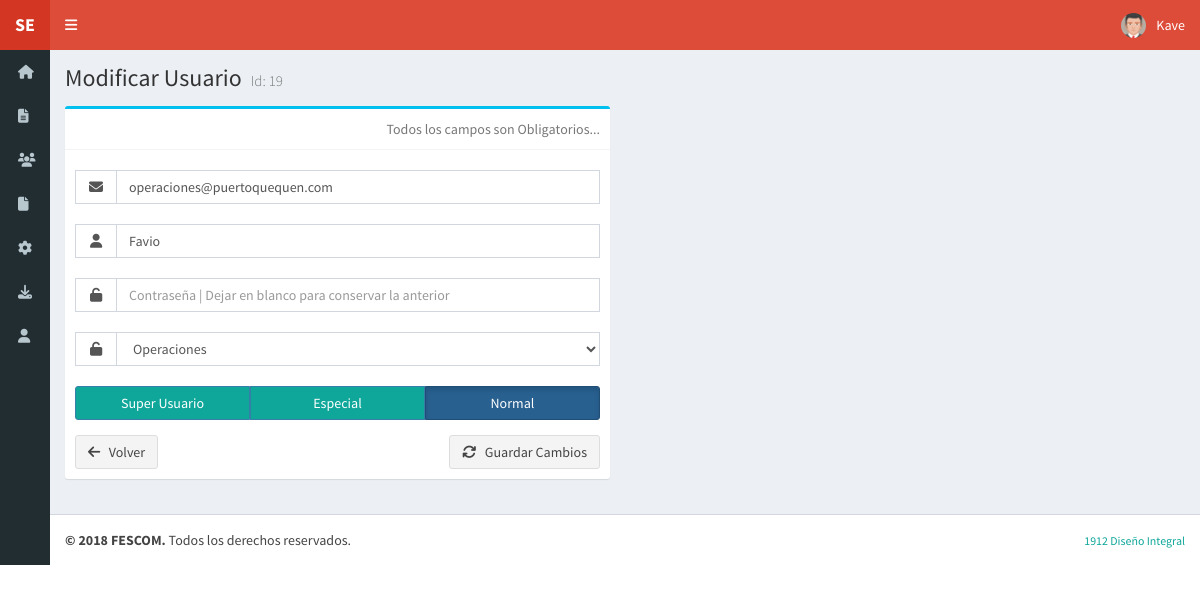
Page /adm/usr-cc.php?Id=19 (signed in) on the committed database.
### tables this page shows
CREATE TABLE `usuarios` (
  `user_id` int(5) NOT NULL AUTO_INCREMENT,
  `user_name` varchar(25) NOT NULL,
  `user_email` varchar(35) NOT NULL,
  `user_password` varchar(255) NOT NULL,
  `user_level` tinyint(4) NOT NULL,
  `user_area` smallint(6) NOT NULL,
  `user_img` varchar(30) NOT NULL,
  `user_validate` tinyint(1) NOT NULL,
  PRIMARY KEY (`user_id`),
  UNIQUE KEY `email` (`user_email`)
);

CREATE TABLE `me_destino_exp` (
  `Id` smallint(6) NOT NULL,
  `Nombre` varchar(50) NOT NULL,
  PRIMARY KEY (`Id`)
);

### adm/usr-cc.php (the view, shortened to what this page needs)
<?php
$iniUrl = '../';
include($iniUrl . 'header.php');
if(isset($_POST['btn-signup'])) {
	$email = $mysqli->real_escape_string(trim($_POST['m_email']));
	$name = $mysqli->real_escape_string(trim($_POST['m_name']));
	$password = $mysqli->real_escape_string(trim($_POST['m_password']));
	$level = $_POST['m_level'];
	$area = $_POST['m_destino'];
	if (!empty($password)) {
		$new_password = password_hash($password, PASSWORD_DEFAULT);
	}
	$result = $mysqli->query("SELECT user_email FROM usuarios WHERE user_email='$email'");
	$filas = $result->num_rows;
	if (empty( $filas )) {
		$msg = '<div class="alert alert-danger"><i class="fa fa-remove"></i> &nbsp; ' . $email . ' no se encuentra registrado...</div>';
	} else {
		if (!empty($password)) {
			$query = $mysqli->prepare("UPDATE usuarios SET user_name = ?, user_password = ?, user_level = ?, user_area = ? WHERE user_email = ?");
			$query->bind_param('ssiis', $name, $new_password, $level, $area, $email);
		} else {
			$query = $mysqli->prepare("UPDATE usuarios SET user_name = ?, user_level = ?, user_area = ? WHERE user_email = ?");
			$query->bind_param('siis', $name, $level, $area, $email);
		}
		if($query->execute()) {
				$msg = '<div class="alert alert-success"><i class="fa fa-check"></i> &nbsp; ' . $name . ' ha sido modificado.</div>';
		}	else {
				$msg = '<div class="alert alert-danger"><i class="fa fa-ban"></i> &nbsp; Ha ocurrido un error...</div>';
		}
		$query->close();
	}
	$mysqli->close();
	?>
	<div class="content-wrapper">
		<section class="content">
			<?php echo $msg; ?>
			<div class="form-group">
				<button type="button" class="btn btn-default pull-left" onclick="location.href='index.php'"><i class="fa fa-arrow-left"></i> &nbsp; Volver a Usuarios</button>
				<button type="button" class="btn btn-default pull-right" onclick="location.href='<?php echo $iniUrl; ?>index.php'"><i class="fa fa-arrow-up"></i> &nbsp; Inicio</button>
      </div>
		</section>
	</div>
	<?php
	exit;
} else {
	$sql = "SELECT ALL Id, Nombre FROM me_destino_exp";
	if (!$tbl_destinos = $mysqli->query($sql)) {
			echo "<h2>Error en la Consulta SQL | Destino.</h2>";
			exit;
	}
	$usr_id = $_GET['Id'];
	$sql = "SELECT * FROM usuarios WHERE user_id = " . $usr_id;
	if (!$result = $mysqli->query($sql)) {
			echo "<h2>Error en la Consulta SQL | Usuarios.</h2>";
			exit;
	}	else {
		$usr_act = $result->fetch_assoc();
		$usr_lvl = $usr_act['user_level'];
	}
	$userlevel = $_SESSION['levelSession'];
	$disable_class = ($userlevel <> 1 ? ' disabled' : '');
}
?>
<div class="content-wrapper">
  <section class="content-header">
    <h1>Modificar Usuario <small>Id: <?php echo $usr_id; ?></small></h1>
  </section>
  <section class="content">
  <div class="row">
    <div class="col-md-6">
				<div class="box box-info">
          <div class="box-header with-border">
            <span class="text-muted pull-right">Todos los campos son Obligatorios...</span>
          </div>
          <div class="box-body">
        		<form method="post" id="login-form">
              <div class="input-group" style="margin: 10px 0 20px;">
                <span class="input-group-addon">
                  <i class="fa fa-envelope" style="width: 16px;"></i>
                </span>
                <input type="email" class="form-control" placeholder="Email" name="m_email" value="<?php echo $usr_act['user_email']; ?>" />
              </div>
							<div class="input-group" style="margin: 10px 0 20px;">
                <span class="input-group-addon">
                  <i class="fa fa-user" style="width: 16px;"></i>
                </span>
              <input type="text" class="form-control" placeholder="Usuario" name="m_name"  value="<?php echo $usr_act['user_name']; ?>" required  autofocus />
              </div>
              <div class="input-group" style="margin: 10px 0 20px;">
                <span class="input-group-addon">
                  <i class="fa fa-unlock-alt" style="width: 16px;"></i>
                </span>
              	<input type="password" class="form-control" placeholder="Contraseña | Dejar en blanco para conservar la anterior" name="m_password" />
              </div>
              <div class="form-group">
              <div class="input-group" style="margin: 10px 0 20px;">
                <span class="input-group-addon">
                  <i class="fa fa-unlock-alt" style="width: 16px;"></i>
                </span>
                <select required class="form-control" name="m_destino" id="destino" required>
                    <?php
                   	while ($destinos = $tbl_destinos->fetch_assoc()) {
						echo '<option value=' . $destinos['Id'] . ($destinos['Id'] == $usr_act['user_area'] ? ' selected ' : '') . '>' . $destinos['Nombre'] . '</option><br />';
					}
                    ?>
                </select>
              </div>
              <div class="form-group">
                <div class="btn-group btn-group-justified <?php echo ($userlevel <> 1 ? 'disabled-group' : ''); ?>" data-toggle="buttons" id="prior">
                    <label class="btn btn-primary <?php echo ($usr_lvl == 1 ? 'active' : '') . $disable_class; ?>">
                        <input type="radio" name="m_level" value="1" <?php echo ($usr_lvl == 1 ? 'checked="checked"' : ''); ?>>Super Usuario
                    </label>
                    <label class="btn btn-primary <?php echo ($usr_lvl == 2 ? 'active' : '') . $disable_class; ?>">
                        <input type="radio" name="m_level" value="2" <?php echo ($usr_lvl == 2 ? 'checked="checked"' : ''); ?>>Especial
                    </label>
                    <label class="btn btn-primary <?php echo ($usr_lvl == 3 ? 'active' : '') . $disable_class; ?>">
                        <input type="radio" name="m_level" value="3" <?php echo ($usr_lvl == 3 ? 'checked="checked"' : ''); ?>>Normal
                    </label>
                </div>
              </div>
              <div class="form-group">
									<button type="button" class="btn btn-default pull-left" onclick="location.href='index.php'"><i class="fa fa-arrow-left"></i> &nbsp; Volver</button>
                  <button type="submit" class="btn btn-default pull-right" name="btn-signup" id="btn-signup"><i class="fa fa-refresh"></i> &nbsp; Guardar Cambios</button>
              </div>
            </form>
          </div>
  			</div>
    </div>
	</div>
  </section>
</div>
<?php
include($iniUrl . 'footer.php');
?>

### rows in the picture
usuarios: m_email "operaciones@puertoquequen.com", m_name "Favio", m_destino "Operaciones"

### other values in the picture
$_SESSION['nameSession'] "Kave"
$usr_id "19"
